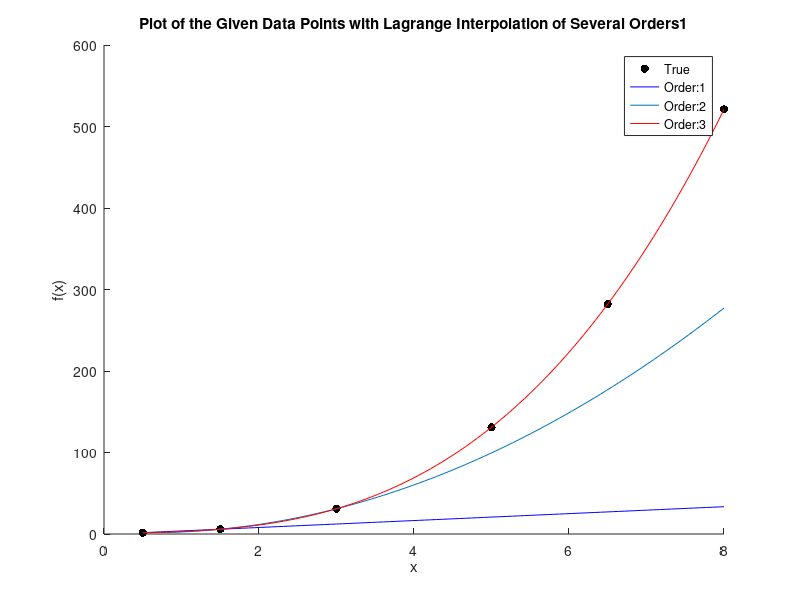

MATLAB code to generate this figure:
clc; clear all;

data = [
  0.5 1.625;
  1.5 5.875;
  3.0 31.0;
  5.0 131.0;
  6.5 282.125;
  8.0 521.0;
];

Xs = data(:,1);
Ys = data(:,2);

scatter(Xs, Ys, 'k', "filled");
xlabel("x");
ylabel("f(x)");
title("Plot of the Given Data Points with Lagrange Interpolation of Several Orders1");
hold on;

% Function to compute the Lagrange basis function value
function l = lagrangeI(X, i, k, x)
  l = 1.0;
  for j = 0:k
    if j ~= i
      l *= (x - X(j+1)) / (X(i+1) - X(j+1));
    endif
  endfor
endfunction

% Compute the interpolating function, for
% given order k, k must be at most O-1, where O is
% the order of the interpolating function
function y = Pk(Y, X, k, x)
  y = 0.0;
  for i = 0:k
    y += Y(i+1) * lagrangeI(X, i, k, x);
  endfor
endfunction


% Compute the interpolating function for any order and plot it
function interpolateNplot(Xs, Ys, N, order, color)
  xmin = min(Xs);
  xmax = max(Xs);
  xs = linspace(xmin, xmax, N);
  ys = zeros(N, 1);
  for i = 1:N
    ys(i) = Pk(Ys, Xs, order, xs(i));
  endfor
  plot(xs, ys,color);
endfunction

% Plot the interpolating function of all order
N = 100;
mord = length(Xs) - 1;
lgnds = ["True"];
colors = ['b-', 'r-', 'g-']
for i = 1:3
  interpolateNplot(Xs, Ys, N, i, colors(i));
  lgnds = [lgnds; strcat("Order: ", num2str(i))];
  % Calculate the value of f(7), for each order and print in the console
  f7 = Pk(Ys, Xs, i, 7.0);
  printf("[Order: %d] f(7) = %f\n", i, f7);
endfor

legend(lgnds);
hold off;
